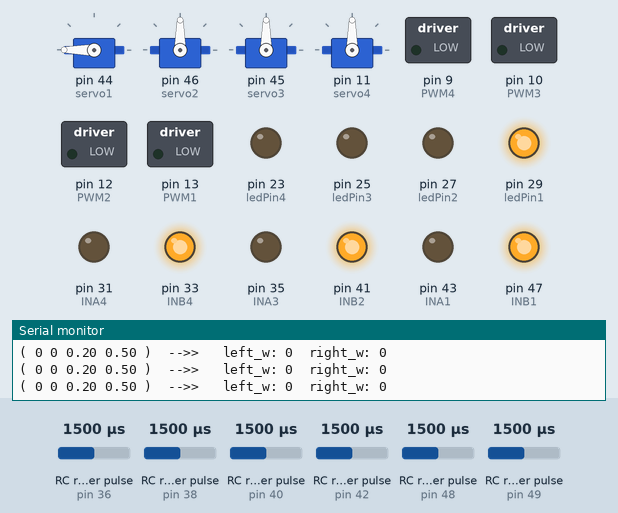
Simulated run of this sketch. Board: Arduino Mega 2560, built with avr-gcc and run on an emulated ATmega2560. On the bench: 4 × servo, switched loads named in the sketch (green lamp = pin HIGH), output pins drawn as LEDs (lit = HIGH), the last lines printed to the serial monitor. Wiring (inferred from the names in the program): 6 × RC receiver channel: data pin 36 / data pin 38 / data pin 40 / data pin 42 / data pin 48 / data pin 49. The test bench sets the inputs (shaded band); at power-on: RC receiver pulse (sensors on pin 36, pin 42, pin 48, pin 49, pin 38, pin 40) 1500 µs.

Above: at 1.2 s.
1.3 s: RC receiver pulse (sensor on pin 36) set to 1020 µs
At 2.5 s:
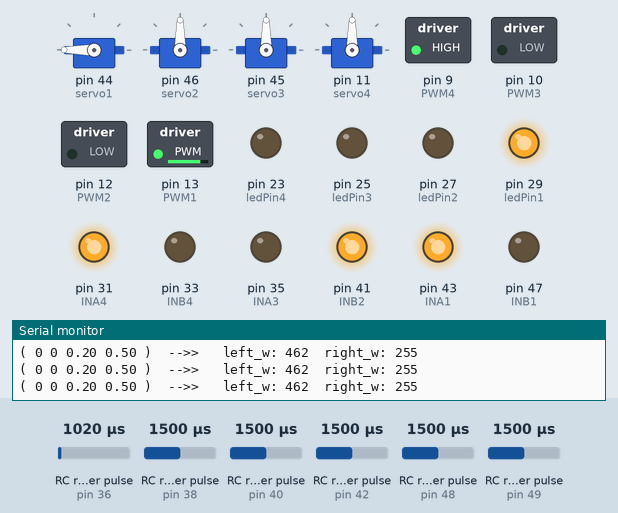
2.8 s: RC receiver pulse (sensor on pin 42) set to 1020 µs
At 3.8 s:
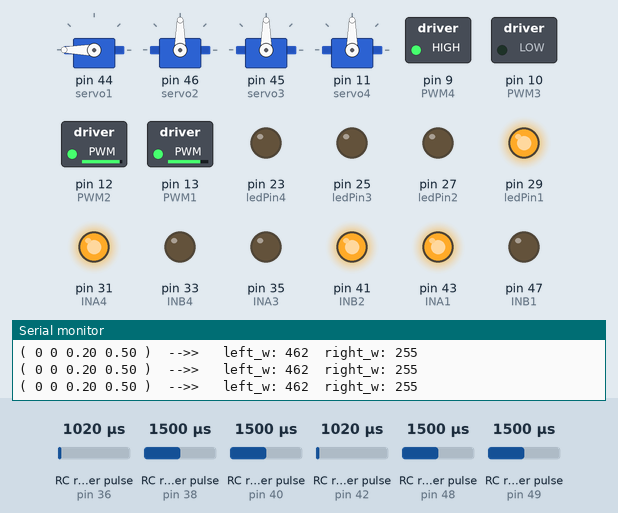
4.3 s: RC receiver pulse (sensor on pin 48) set to 1047 µs
5.8 s: RC receiver pulse (sensor on pin 48) set to 1024 µs
At 6.3 s:
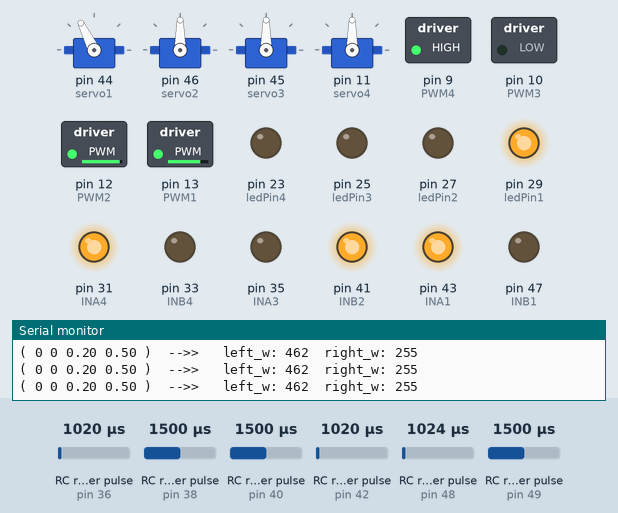
7.5 s: RC receiver pulse (sensor on pin 49) set to 1146 µs
9.0 s: RC receiver pulse (sensor on pin 49) set to 1124 µs
At 9.7 s:
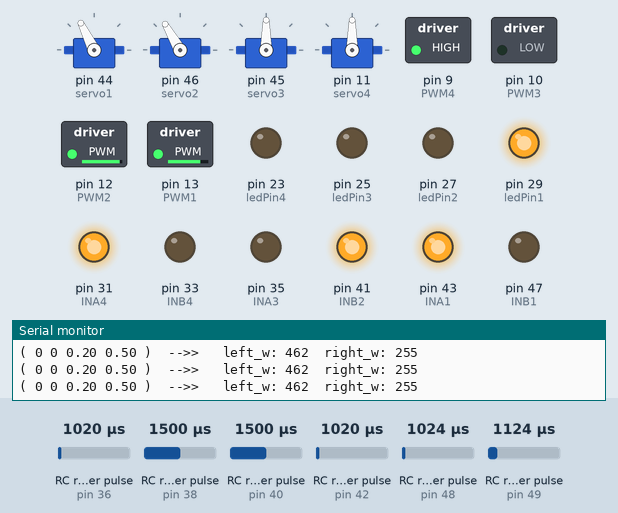
Timing chart, 0 to 11.5 s (numbered marks = the images above; inputs shaded):
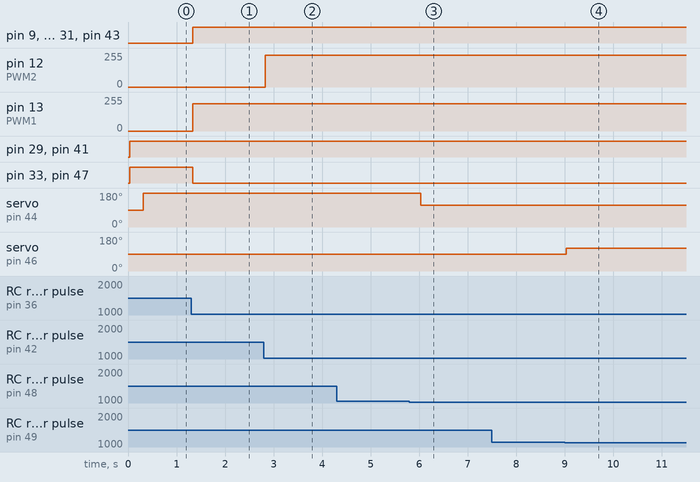

Measured:
- the behaviour switches between 1039 and 1038 µs on RC receiver pulse (sensor on pin 48) (found by bisection; images 2 and 3)
- the behaviour switches between 1139 and 1138 µs on RC receiver pulse (sensor on pin 49) (found by bisection; images 3 and 4)
- after the input at 1.3 s, pin 9 (PWM4), pin 31 (INA4), pin 43 (INA1): LOW → HIGH at once; pin 13 (PWM1): 0/255 → 206/255 at once; pin 33 (INB4), pin 47 (INB1): HIGH → LOW at once
- after the input at 2.8 s, pin 12 (PWM2): 0/255 → 239/255 at once
- after the input at 5.8 s, servo on pin 44 (servo1): 180° → 116° after 0.23 s
- after the input at 9.0 s, servo on pin 46 (servo2): 90° → 120° at once

The sketch:

M_Master.ino
```cpp
/*
   Set Board: Tools --> Board --> Arduino Mega2560
   Set Processor: Tools --> Processor --> ATmega2560
*/


#include <Servo.h>
#include "configuration.h"

///////////////////////////////////////////////////////////////////////////////

#define DelayServo 300
#define DelayLED 150

int degree = 10;
int temp = 90;
int pos = 150;

//Servo1 UP -> DOWN
int Up    = 30;
int Mid   = 180;
int Down  = 116;

// Arm Hold Trow
int Hold = 173;
int Trow = 120;

int indicator = 1;

///////////////////////////////////////////////////////////////////////////////


//=============== Function Name Declaration ===============
double Deadband(double value, double limit);
int OutputToMotor1(int value);
int OutputToMotor2(int value);
int OutputToMotor3(int value);
int OutputToMotor4(int value);


//=============== Parameters Declaration ==================
  float K     = 0.2;
  float Zeta  = 0.5;


// Type Servo
Servo myServo1;
Servo myServo2;
Servo myServo3;
Servo myServo4;

// Time
unsigned long previousLoopTime = 0;
unsigned long loopTime = 0;

// Input Signal from Receiver
int input1 = 0;
int input2 = 0;
int input3 = 0;
int input4 = 0;
int input5 = 0;
int input6 = 0;

// Output Signal to Motor Driver
int out1 = 0;
int out2 = 0;
int out3 = 0;
int out4 = 0;

// Processed Input Signal
int left_w = 0;
int right_w = 0;

// Motor's Current
float currentValue1 = 0.0;
float currentValue2 = 0.0;
float currentValue3 = 0.0;
float currentValue4 = 0.0;
int currentLimit = 5;

//  =================================== DELAY ======================================
    unsigned long previous_LED    = 0;        // will store last time LED was updated
    unsigned long previous_Delay1 = 0;        // will store last time LED was updated
    unsigned long previous_Delay2 = 0;        // will store last time LED was updated
    unsigned long previous_Delay3 = 0;        // will store last time LED was updated
    unsigned long previous_Delay4 = 0;        // will store last time LED was updated

    unsigned long currentMillis_LED;
    unsigned long currentMillis_1;
    unsigned long currentMillis_2;
    unsigned long currentMillis_3;
    unsigned long currentMillis_4;

    const long interval = 100;                // interval at which to blink (milliseconds)
    bool StateLED = LOW;

//  ==============================================================================


//===================== setup() ========================


void setup() {
  //===== Set Digital Pin Mode =====
  // Set pinmode to read command signal from Receiver.
  pinMode(CH1, INPUT);  //channel 1
  pinMode(CH2, INPUT);  //channel 2
  pinMode(CH3, INPUT);  //channel 3
  pinMode(CH4, INPUT);  //channel 4
  pinMode(CH5, INPUT);  //channel 5
  pinMode(CH6, INPUT);  //channel 6
  // Set pinmode to read command signal from Test Switch.
  pinMode(buttonPin, INPUT);
  // Set pinmode to write command signal to Motor Driver.
  pinMode(INA1, OUTPUT);
  pinMode(INB1, OUTPUT);
  pinMode(PWM1, OUTPUT);

  pinMode(INA2, OUTPUT);
  pinMode(INB2, OUTPUT);
  pinMode(PWM2, OUTPUT);

  pinMode(INA3, OUTPUT);
  pinMode(INB3, OUTPUT);
  pinMode(PWM3, OUTPUT);

  pinMode(INA4, OUTPUT);
  pinMode(INB4, OUTPUT);
  pinMode(PWM4, OUTPUT);

  // Set pinmode to write command signal to LED.
  pinMode(ledPin1, OUTPUT);
  pinMode(ledPin2, OUTPUT);
  pinMode(ledPin3, OUTPUT);
  pinMode(ledPin4, OUTPUT);
  // Assign Servo variable to a servo pin
  myServo1.attach(servo1);
  myServo2.attach(servo2);
  myServo3.attach(servo3);
  myServo4.attach(servo4);


  //===== Initialize Command =====
  // Initialize Motor Driver.
  digitalWrite(INA1, LOW);
  digitalWrite(INB1, LOW);
  analogWrite(PWM1, 0);

  digitalWrite(INA2, LOW);
  digitalWrite(INB2, LOW);
  analogWrite(PWM2, 0);

  digitalWrite(INA3, LOW);
  digitalWrite(INB3, LOW);
  analogWrite(PWM3, 0);

  digitalWrite(INA4, LOW);
  digitalWrite(INB4, LOW);
  analogWrite(PWM4, 0);

  // Initialize Servo Motor, Set servo to Mid-point.
  myServo1.write(90);
  myServo2.write(90);
  myServo3.write(90);
  myServo4.write(90);

  // Open Serial port, Set baud rate for serial data transmission.
  Serial.begin(115200); // USB:Rx0,Tx0

  // Returns time(us)
  previousLoopTime = micros();

} // End SetUp


//======================= loop() ==========================


void loop() {
  input1 = pulseIn(CH1, HIGH) - 1500; //Channel 1
  input2 = pulseIn(CH2, HIGH) - 1500; //Channel 2
  input3 = pulseIn(CH3, HIGH) - 1500; //Channel 3
  input4 = pulseIn(CH4, HIGH) - 1500; //Channel 4
  input5 = pulseIn(CH5, HIGH) - 1500; //Channel 5
  input6 = pulseIn(CH6, HIGH) - 1500; //Channel 6

  input1 = Deadband(input1, 10); //Channel 1
  input2 = Deadband(input2, 10); //Channel 2
  input3 = Deadband(input3, 10); //Channel 3
  input4 = Deadband(input4, 10); //Channel 4
  input5 = Deadband(input5, 10); //Channel 5
  input6 = Deadband(input6, 10); //Channel 6

  //======================= Condition Control ==========================

   ////////////////////////  Revert Font Robot  ///////////////////////
/*
  if( input3 > 0 ){
    indicator = 0;

  } else if ( input3 < 0 ){
    indicator = 1;
  }


   if( indicator == 0){
        digitalWrite(29, HIGH);
        digitalWrite(23, LOW);
   } else if( indicator == 1){
        digitalWrite(29, LOW);
        digitalWrite(23, HIGH);
        input2 = -input2;
   }
  */
   ////////////////////////  Control Gripper   ///////////////////////
  currentMillis_LED = millis();

  //Servo1
  if( input5 > 450 ){
    degree = Up;
    if(input6 > 350){
      input2 = -input2;
      if( currentMillis_LED - previous_LED >= DelayLED ){
        previous_LED = currentMillis_LED;
        //
        digitalWrite(29, LOW);
        digitalWrite(23, StateLED);
        StateLED = !StateLED;
      }

    } else {
      digitalWrite(29, HIGH);
      digitalWrite(23, LOW);

    }

  } else if( input5 < 150 &&  input5 > -150 ){
      degree = Mid;
      digitalWrite(29, HIGH);
      digitalWrite(23, LOW);

  } else if( input5 < -450 ){
    degree = Down;
      digitalWrite(29, HIGH);
      digitalWrite(23, LOW);

  }

  if( temp > degree){
    Arm_UP();

  }else if(temp < degree){
    Arm_Down();

  }

// Servo2
  if(input6 > 350){

    currentMillis_3 = millis();
    if( currentMillis_3 - previous_Delay3 >= DelayServo ){
      previous_Delay3 = currentMillis_3;
      //
      myServo2.write(Hold);
    }

  } else if( input6 < -350){
    currentMillis_4 = millis();
    if( currentMillis_4 - previous_Delay4 >= DelayServo ){
      previous_Delay4 = currentMillis_4;
      //
      myServo2.write(Trow);
    }

  }


   ////////////////////////  Control Wheel  ///////////////////////

    int K=1;
    input1 = input1*3/2;
    left_w = input1*(K) +(input2);
    right_w = input1*(K)-(input2);

//forward
    if (left_w>500){
      int error;
      error = left_w-500;
      left_w = 500;
      right_w -= error;
    }
    if (right_w>500){
      int error;
      error = right_w-500;
      right_w = 500;
      left_w -= error;
    }
//backward
    if (left_w<-500){
      int error;
      error = left_w+500;
      left_w = -500;
      right_w += error;
    }
    if (right_w<-500){
      int error;
      error = right_w+500;
      right_w= -500;
      left_w += error;
    }

// Set direction
    left_w  = OutputToMotor1(left_w);
    right_w = OutputToMotor4(right_w);

//( Arm control )
    out2    = OutputToMotor2(input4*(-1));

// Speed
    analogWrite(PWM1, left_w);
    analogWrite(PWM4, right_w);
    analogWrite(PWM2, out2);

    Show();

} // End loop

//======================= Function() ==========================
void Show(){

    Serial.print("( ");
    Serial.print(input3);
    Serial.print(" ");
    Serial.print(input2);
    Serial.print(" ");
    Serial.print(K);
    Serial.print(" ");
    Serial.print(Zeta);
    Serial.print(" )  ");

    Serial.print("-->> ");
    Serial.print("  left_w: ");
    Serial.print(left_w);
    Serial.print("  right_w: ");
    Serial.println(right_w);
}

// Motor 1
int OutputToMotor1(int value)
{
  int temp = 0;
  if (value >= 0)
  {
    // CW
    digitalWrite(INA1, LOW);
    digitalWrite(INB1, HIGH);
    temp = map(value, 0, 500, 0, 255);
  } else {
    // CCW
    digitalWrite(INA1, HIGH);
    digitalWrite(INB1, LOW);
    temp = map(-value, 0, 500, 0, 255);
  }
  return temp;
}

// Motor 4
int OutputToMotor4(int value)
{
  int temp = 0;
  if (value >= 0)
  {
    digitalWrite(INA4, LOW);
    digitalWrite(INB4, HIGH);
    temp = map(value, 0, 500, 0, 255);
  } else {
    digitalWrite(INA4, HIGH);
    digitalWrite(INB4, LOW);
    temp = map(-value, 0, 500, 0, 255);
  }
  return temp;
}

int OutputToMotor2(int value)
{
  int temp = 0;
  if (value >= 0)
  {
    digitalWrite(INA2, LOW);
    digitalWrite(INB2, HIGH);
    temp = map(value, 0, 500, 0, 255);
  } else {
    digitalWrite(INA2, HIGH);
    digitalWrite(INB2, LOW);
    temp = map(-value, 0, 500, 0, 255);
  }
  return temp;
}

double Deadband(double value, double limit)
{
  double temp = 0.0;
  if (value >= limit) temp = value - limit;
  else if (value <= -limit) temp = value + limit;
  else temp = 0.0;
  return temp;
}


void Arm_UP(){
//  temp = degree;
  currentMillis_1 = millis();
  if( currentMillis_1 - previous_Delay1 >= DelayServo ){
    previous_Delay1 = currentMillis_1;
    //
    myServo1.write(degree);
  }
}

void Arm_Down(){
 // temp = degree;
  currentMillis_2 = millis();
  if( currentMillis_2 - previous_Delay2 >= DelayServo ){
    previous_Delay2 = currentMillis_2;
    //
    myServo1.write(degree);
  }
}
```

configuration.h
```cpp
#include <Arduino.h>
//PIN Declaration

//Receiver
int CH1 = 36;
int CH2 = 38;
int CH3 = 40;
int CH4 = 42;
int CH5 = 48;
int CH6 = 49;

//Motor Driver 1
int PWM1 = 13;
int INA1 = 43;
int INB1 = 47;
int CS1 = A8;

//Motor Driver 2
int PWM2 = 12;
int INA2 = 39;
int INB2 = 41;
int CS2 = A9;

//Motor Driver 3
int PWM3 = 10;
int INA3 = 35;
int INB3 = 37;
int CS3 = A10;

//Motor Driver 4
int PWM4 = 9;
int INA4 = 31;
int INB4 = 33;
int CS4 = A11;

//LED
int ledPin1 = 29;
int ledPin2 = 27;
int ledPin3 = 25;
int ledPin4 = 23;

//Test Switch
int buttonPin = 22;

//Servo Motor PWM
int servo1 = 44;
int servo2 = 46;
int servo3 = 45;
int servo4 = 11;
```
